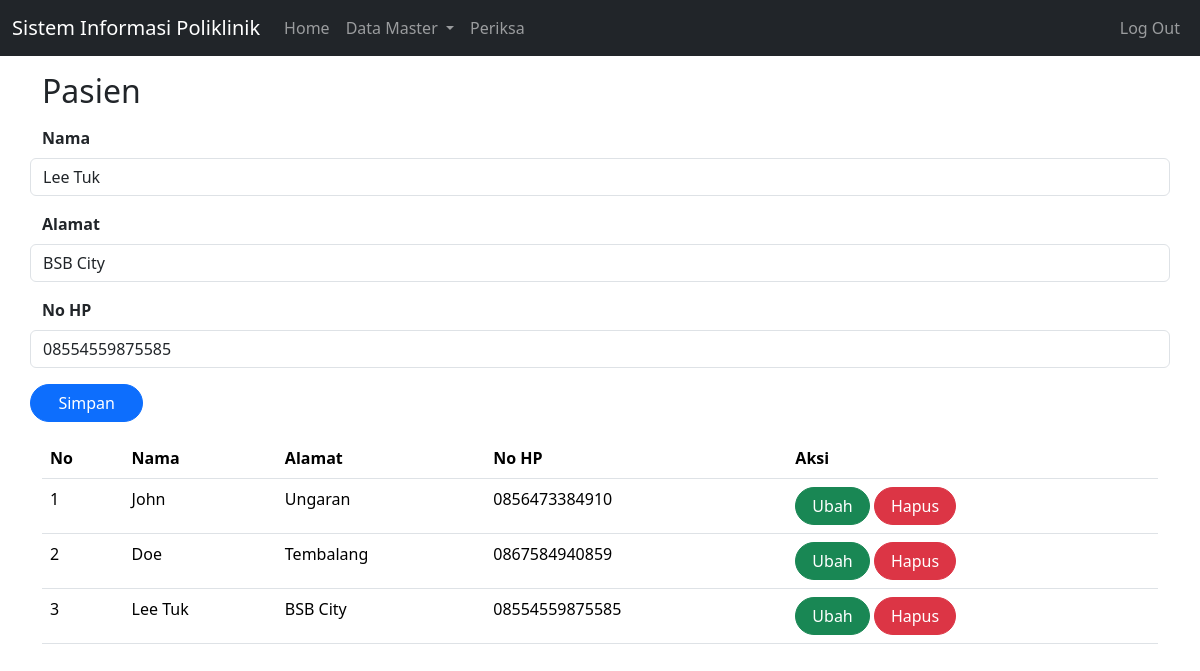
The app's page /index.php?page=pasien&id=3 (signed in) with its own data.
### tables this page shows
CREATE TABLE `pasien` (
  `id` int(10) UNSIGNED NOT NULL,
  `nama` varchar(255) DEFAULT NULL,
  `alamat` varchar(255) DEFAULT NULL,
  `no_hp` varchar(50) DEFAULT NULL
);

### pasien.php (the view, shortened to what this page needs)
<!DOCTYPE html>
<html lang="en">
<head>
    <link href="https://cdn.jsdelivr.net/npm/bootstrap@5.3.2/dist/css/bootstrap.min.css" rel="stylesheet">
</head>
<body>
    <form class="form col" method="POST" action="" name="myForm" onsubmit="return(validate());">
        <?php
        $nama = '';
        $alamat = '';
        $no_hp = '';
        if (isset($_GET['id'])) {
            $ambil = mysqli_query($mysqli, "SELECT * FROM pasien WHERE id='" . $_GET['id'] . "'");
            while ($row = mysqli_fetch_array($ambil)) {
                $nama = $row['nama'];
                $alamat = $row['alamat'];
                $no_hp = $row['no_hp'];
            }
        ?>
        <?php
        }
        ?>
        <div class="row mt-3">
            <label for="nama" class="form-label fw-bold">
                Nama
            </label>
            <input type="text" class="form-control" name="nama" id="nama" placeholder="Nama" value="<?php echo $nama ?>">
        </div>
        <div class="row mt-3">
            <label for="alamat" class="form-label fw-bold">
                Alamat
            </label>
            <input type="text" class="form-control" name="alamat" id="alamat" placeholder="Alamat" value="<?php echo $alamat ?>">
        </div>
        <div class="row mt-3">
            <label for="no_hp" class="form-label fw-bold">
                No HP
            </label>
            <input type="number" class="form-control" name="no_hp" id="no_hp" placeholder="No HP" value="<?php echo $no_hp ?>">
        </div>
        <div class="row d-flex mt-3">
            <button type="submit" class="btn btn-primary rounded-pill" style="width: 3cm;" name="simpan">Simpan</button>
        </div>
    </form>
    <table class="table table-hover my-3">
        <thead>
            <tr>
                <th scope="col">No</th>
                <th scope="col">Nama</th>
                <th scope="col">Alamat</th>
                <th scope="col">No HP</th>
                <th scope="col">Aksi</th>
            </tr>
        </thead>
        <tbody>
            <?php
            $result = mysqli_query($mysqli, "SELECT * FROM pasien");
            $no = 1;
            while ($data = mysqli_fetch_array($result)) {
            ?>
                <tr>
                    <td><?php echo $no++ ?></td>
                    <td><?php echo $data['nama'] ?></td>
                    <td><?php echo $data['alamat'] ?></td>
                    <td><?php echo $data['no_hp'] ?></td>
                    <td>
                        <a class="btn btn-success rounded-pill px-3" href="index.php?page=pasien&id=<?php echo $data['id'] ?>">Ubah</a>
                        <a class="btn btn-danger rounded-pill px-3" href="index.php?page=pasien&id=<?php echo $data['id'] ?>&aksi=hapus">Hapus</a>
                    </td>
                </tr>
            <?php
            }
            ?>
        </tbody>
    </table>
</body>
</html>

### records on screen
pasien: nama "Lee Tuk", alamat "BSB City", no_hp "08554559875585"
pasien: nama "John", alamat "Ungaran", no_hp "0856473384910"
pasien: nama "Doe", alamat "Tembalang", no_hp "0867584940859"

### other values on screen
$_GET['page'] "Pasien"
